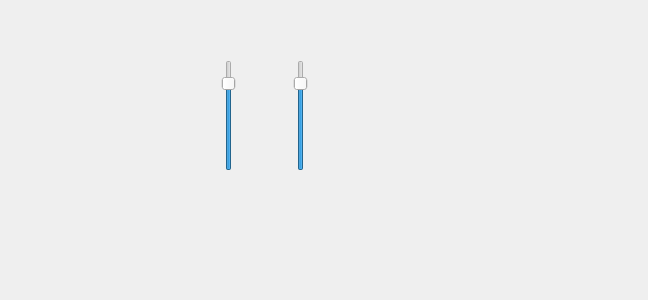
<?xml version="1.0" encoding="UTF-8"?>
<ui version="4.0">
 <class>SpeedBottom</class>
 <widget class="QWidget" name="SpeedBottom">
  <property name="geometry">
   <rect>
    <x>0</x>
    <y>0</y>
    <width>648</width>
    <height>300</height>
   </rect>
  </property>
  <property name="windowTitle">
   <string>Form</string>
  </property>
  <widget class="QWidget" name="controlPanel" native="true">
   <property name="geometry">
    <rect>
     <x>170</x>
     <y>60</y>
     <width>191</width>
     <height>111</height>
    </rect>
   </property>
   <layout class="QHBoxLayout" name="controlLayout">
    <item>
     <widget class="QSlider" name="accelerateSlider">
      <property name="toolTip">
       <string>Adjust acceleration step</string>
      </property>
      <property name="minimum">
       <number>0</number>
      </property>
      <property name="maximum">
       <number>6</number>
      </property>
      <property name="pageStep">
       <number>1</number>
      </property>
      <property name="value">
       <number>5</number>
      </property>
      <property name="orientation">
       <enum>Qt::Orientation::Vertical</enum>
      </property>
     </widget>
    </item>
    <item>
     <widget class="QSlider" name="brakeSlider">
      <property name="toolTip">
       <string>Adjust brake step</string>
      </property>
      <property name="minimum">
       <number>0</number>
      </property>
      <property name="maximum">
       <number>6</number>
      </property>
      <property name="pageStep">
       <number>1</number>
      </property>
      <property name="value">
       <number>5</number>
      </property>
      <property name="orientation">
       <enum>Qt::Orientation::Vertical</enum>
      </property>
     </widget>
    </item>
   </layout>
  </widget>
 </widget>
 <resources>
  <include location="icons.qrc"/>
 </resources>
 <connections/>
</ui>
